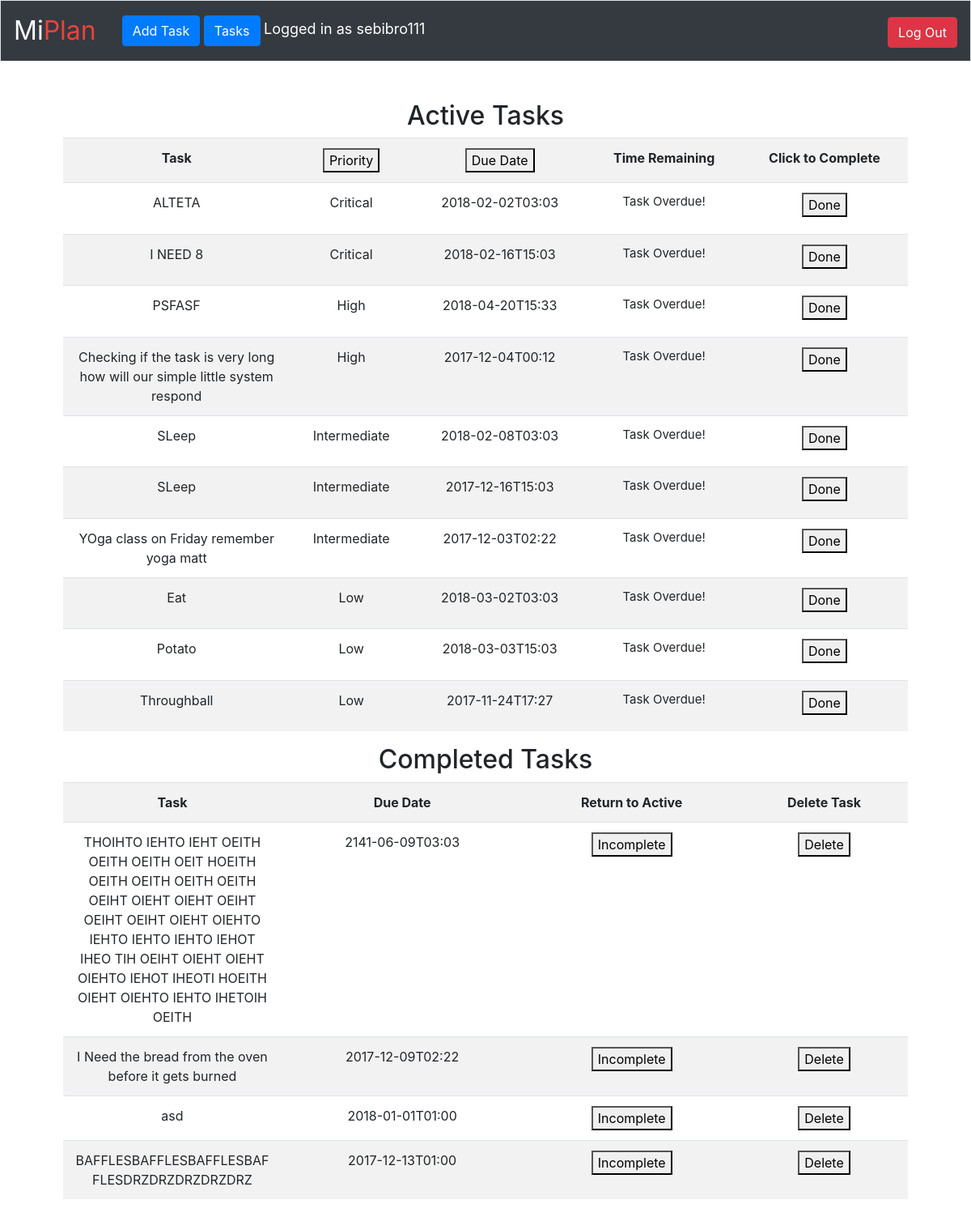
The app's page /psort (signed in) with its own data.
### tables this page shows
CREATE TABLE 'tasks' ('id' INTEGER PRIMARY KEY AUTOINCREMENT NOT NULL,'name' TEXT,'priority' TEXT, 'user_id' INTEGER, 'time' TEXT, 'completed' INTEGER DEFAULT 0);

### application.py (the view)
@app.route("/psort")
@login_required
def psort():
    global sort
    sort = 'priority'
    psort = db.execute(
        "SELECT * FROM tasks WHERE user_id=:id AND completed=0 ORDER BY priority", id=session["user_id"])
    completed = db.execute(
        "SELECT * FROM tasks WHERE user_id=:id AND completed=1", id=session["user_id"])
    return render_template("index.html", tasks=psort, completed=completed)

### helpers.py (called while the page is built)
def login_required(f):
    @wraps(f)
    def decorated_function(*args, **kwargs):
        if session.get("user_id") is None:
            return redirect("/home")
        return f(*args, **kwargs)
    return decorated_function

### templates/index.html (shortened to what this page needs)
{% extends "layout.html" %}
{% block main %}
<h2>Active Tasks</h2>
<table class="table table-striped" style="width:100%">
  <tr>
    <th>Task</th>
    <th><button type="button" class="btn-default" onclick= "location.href = '/psort';" >Priority</button></th>
    <th><button type="button" class="btn-default" onclick= "location.href = '/tsort';" >Due Date</button></th>
    <th>Time Remaining</th>
    <th>Click to Complete</th>
  </tr>
{% for task in tasks %}
    <tr>
        <td style="word-wrap: break-word; max-width: 220px;">{{ task.name }}</td>
        <td>{{ task.priority }}</td>
        <td>{{ task.time }}</td>
        <td><!DOCTYPE HTML>
<head>
<p id="{{ task.id }}-time"></p>
        </td>
        <td>
            <form action= "/completed" method="get">
                <button name ="done" type="submit" value="{{ task.id }}">Done</button>
            </form>
        </td>
    </tr>
{% endfor %}
</table>
<table class="table table-striped" style="width:100%">
<h2>Completed Tasks</h2>
    <tr>
        <th>Task</th>
        <th>Due Date</th>
        <th>Return to Active</th>
        <th>Delete Task</th>
    </tr>
    {% for task in completed %}
    <tr>
        <td style="word-wrap: break-word; max-width: 150px;">{{ task.name }}</td>
        <td>{{ task.time }}</td>
        <td>
            <form action= "/incomplete" method="get">
                <button name ="incomplete" type="submit" value="{{ task.id }}">Incomplete</button>
            </form>
        <td>
            <form action= "/delete" method="get">
                <button name ="delete" type="submit" value="{{ task.id }}">Delete</button>
            </form>
        </td>
    </tr>
    {% endfor %}
</table>
{% endblock %}

### templates/layout.html (shortened to what this page needs)
<!DOCTYPE html>
<html lang="en">
    <head>
        <link href="https://maxcdn.bootstrapcdn.com/bootstrap/4.0.0-beta.2/css/bootstrap.min.css" rel="stylesheet"/>
        <link href="/static/styles.css" rel="stylesheet"/>
    </head>
    <body>
        <nav class="navbar navbar-expand-md navbar-dark bg-dark border navbar-fixed-bottom">
            <a class="navbar-brand" href="/"><span class="black">Mi</span><span class="red">Plan</span>
            <div class="collapse navbar-collapse" id="navbar">
                {% if session.user_id %}
                    <a>
                    <div>
                    <button class="btn btn-primary navbar-btn" onclick="location.href='/add'">Add Task</button>
                    <button class="btn btn-primary navbar-btn" onclick="location.href='/'">Tasks</button>
                    <a class="nav-item" style="margin"><font color="white" size="+1">Logged in as {{ session.username }}</font></a>
                    </div>
                    </a>
                    <ul class="navbar-nav ml-auto mt-1">
                        <button class="btn btn-danger navbar-btn" onclick="location.href='/logout'">Log Out</button>
                    </ul>
                {% else %}
                    <ul class="navbar-nav ml-auto mt-2">
                        <li class="nav-item"><a class="nav-link" href="/home"></a></li>
                    </ul>
                {% endif %}
            </div>
        </nav>
        <main class="container p-5">
            {% block main %}{% endblock %}
        </main>
    </body>
</html>

### static/styles.css (style rules this page uses)
nav .navbar-brand { font-size: xx-large; }
nav .navbar-brand .red { color: #ea433b; }
main { overflow-x: auto; text-align: center; }

### templates/index.html (style rules this page uses)
p { text-align: center; font-size: 15px; }

### records on screen
tasks: name "ALTETA", priority "Critical", time "2018-02-02T03:03", {{ task.id }} 197 (drawn)
tasks: name "I NEED 8", priority "Critical", time "2018-02-16T15:03", {{ task.id }} 198 (drawn)
tasks: name "PSFASF", priority "High", time "2018-04-20T15:33", {{ task.id }} 196 (drawn)
tasks: name "Checking if the task is very long how will our simple little system respond", priority "High", time "2017-12-04T00:12", {{ task.id }} 221 (drawn)
tasks: name "SLeep", priority "Intermediate", time "2018-02-08T03:03", {{ task.id }} 192 (drawn)
tasks: name "SLeep", priority "Intermediate", time "2017-12-16T15:03", {{ task.id }} 193 (drawn)
tasks: name "YOga class on Friday remember yoga matt", priority "Intermediate", time "2017-12-03T02:22", {{ task.id }} 225 (drawn)
tasks: name "Eat", priority "Low", time "2018-03-02T03:03", {{ task.id }} 191 (drawn)
tasks: name "Potato", priority "Low", time "2018-03-03T15:03", {{ task.id }} 194 (drawn)
tasks: name "Throughball", priority "Low", time "2017-11-24T17:27", {{ task.id }} 220 (drawn)
tasks: name "THOIHTO IEHTO IEHT OEITH OEITH OEITH OEIT HOEITH OEITH OEITH OEITH OEITH OEIHT OIEHT OIEHT OEIHT OEIHT OEIHT OIEHT OIEHTO IEHTO IEHTO IEHTO IEHOT IHEO TIH OEIHT OIEHT OIEHT OIEHTO IEHOT IHEOTI HOEITH OIEHT OIEHTO IEHTO IHETOIH OEITH", time "2141-06-09T03:03", {{ task.id }} 222 (drawn)
tasks: name "I Need the bread from the oven before it gets burned", time "2017-12-09T02:22", {{ task.id }} 224 (drawn)
tasks: name "asd", time "2018-01-01T01:00", {{ task.id }} 245 (drawn)
tasks: name "BAFFLESBAFFLESBAFFLESBAFFLESDRZDRZDRZDRZDRZ", time "2017-12-13T01:00", {{ task.id }} 246 (drawn)

### other values on screen
{{ session.username }} "sebibro111"
